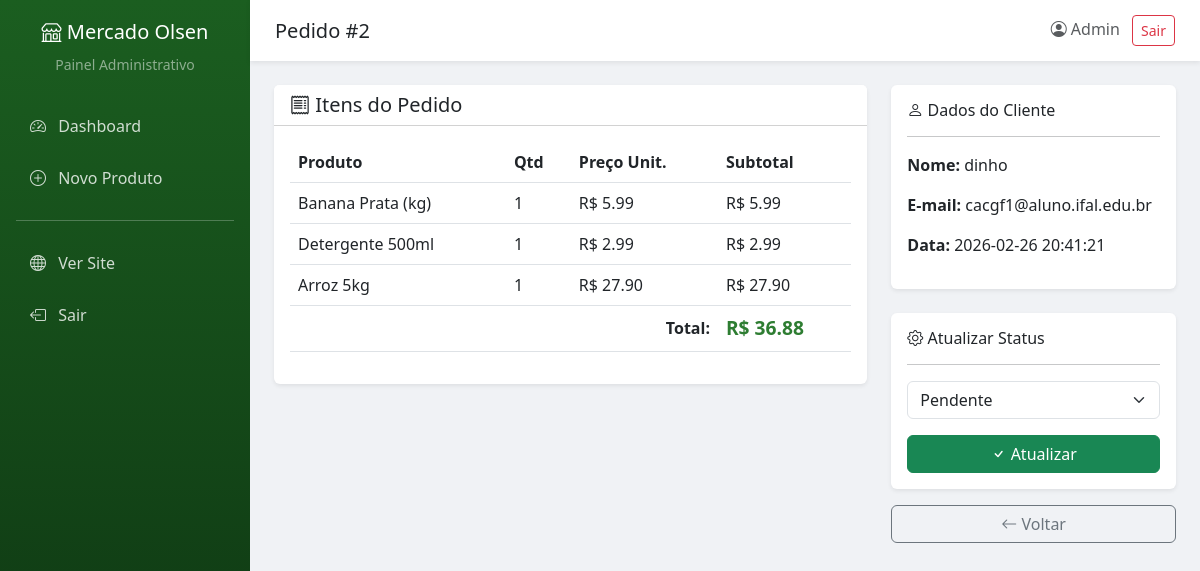
The app's page /admin/pedido/2 (signed in) with its own data.
### tables this page shows
CREATE TABLE pedidos (
            id INTEGER PRIMARY KEY AUTOINCREMENT,
            cliente_id INTEGER,
            total REAL NOT NULL,
            status TEXT NOT NULL DEFAULT 'pendente',
            criado_em TIMESTAMP DEFAULT CURRENT_TIMESTAMP,
            FOREIGN KEY (cliente_id) REFERENCES clientes(id)
        );

CREATE TABLE itens_pedido (
            id INTEGER PRIMARY KEY AUTOINCREMENT,
            pedido_id INTEGER NOT NULL,
            produto_id INTEGER NOT NULL,
            quantidade INTEGER NOT NULL,
            preco_unitario REAL NOT NULL,
            FOREIGN KEY (pedido_id) REFERENCES pedidos(id),
            FOREIGN KEY (produto_id) REFERENCES produtos(id)
        );

CREATE TABLE produtos (
            id INTEGER PRIMARY KEY AUTOINCREMENT,
            nome TEXT NOT NULL,
            descricao TEXT,
            preco REAL NOT NULL,
            estoque INTEGER NOT NULL DEFAULT 0,
            imagem_url TEXT,
            categoria_id INTEGER,
            ativo INTEGER NOT NULL DEFAULT 1,
            criado_em TIMESTAMP DEFAULT CURRENT_TIMESTAMP,
            FOREIGN KEY (categoria_id) REFERENCES categorias(id)
        );

CREATE TABLE clientes (
            id INTEGER PRIMARY KEY AUTOINCREMENT,
            nome TEXT NOT NULL,
            email TEXT NOT NULL UNIQUE,
            senha TEXT NOT NULL,
            telefone TEXT,
            endereco TEXT,
            criado_em TIMESTAMP DEFAULT CURRENT_TIMESTAMP
        );

### app.py (the view)
@app.route("/admin/pedido/<int:pedido_id>")
def admin_pedido_detalhe(pedido_id):
    if not session.get("admin"):
        return redirect(url_for("admin_login"))
    pedido, itens = obter_pedido_detalhes(pedido_id)
    return render_template("admin/pedido_detalhe.html", pedido=pedido, itens=itens)

### app.py (called while the page is built)
@app.context_processor
def carrinho_info():
    carrinho = session.get("carrinho", {})
    return {"carrinho_qtd": sum(carrinho.values()) if carrinho else 0}

### models.py (called while the page is built)
def get_db():
    conn = sqlite3.connect(DB_PATH)
    conn.row_factory = sqlite3.Row
    conn.execute("PRAGMA foreign_keys = ON")
    return conn

def obter_pedido_detalhes(pedido_id):
    conn = get_db()
    pedido = conn.execute("""
        SELECT p.*, c.nome as cliente_nome, c.email as cliente_email
        FROM pedidos p
        LEFT JOIN clientes c ON p.cliente_id = c.id
        WHERE p.id = ?
    """, (pedido_id,)).fetchone()
    itens = conn.execute("""
        SELECT ip.*, pr.nome as produto_nome
        FROM itens_pedido ip
        JOIN produtos pr ON ip.produto_id = pr.id
        WHERE ip.pedido_id = ?
    """, (pedido_id,)).fetchall()
    conn.close()
    return pedido, itens

### templates/admin/pedido_detalhe.html (shortened to what this page needs)
{% extends "admin/base_admin.html" %}
{% block page_title %}Pedido #{{ pedido.id }}{% endblock %}
{% block admin_content %}
<div class="row">
    <div class="col-lg-8">
        <div class="card border-0 shadow-sm mb-4">
            <div class="card-header bg-white">
                <h5 class="mb-0"><i class="bi bi-receipt"></i> Itens do Pedido</h5>
            </div>
            <div class="card-body">
                <table class="table align-middle">
                    <thead>
                        <tr>
                            <th>Produto</th>
                            <th>Qtd</th>
                            <th>Preço Unit.</th>
                            <th>Subtotal</th>
                        </tr>
                    </thead>
                    <tbody>
                        {% for item in itens %}
                        <tr>
                            <td>{{ item.produto_nome }}</td>
                            <td>{{ item.quantidade }}</td>
                            <td>R$ {{ "%.2f"|format(item.preco_unitario) }}</td>
                            <td>R$ {{ "%.2f"|format(item.preco_unitario * item.quantidade) }}</td>
                        </tr>
                        {% endfor %}
                    </tbody>
                    <tfoot>
                        <tr>
                            <td colspan="3" class="text-end"><strong>Total:</strong></td>
                            <td><strong style="color: #2e7d32; font-size: 1.2rem;">R$ {{ "%.2f"|format(pedido.total) }}</strong></td>
                        </tr>
                    </tfoot>
                </table>
            </div>
        </div>
    </div>
    <div class="col-lg-4">
        <div class="card border-0 shadow-sm mb-4">
            <div class="card-body">
                <h6><i class="bi bi-person"></i> Dados do Cliente</h6>
                <hr>
                <p><strong>Nome:</strong> {{ pedido.cliente_nome }}</p>
                <p><strong>E-mail:</strong> {{ pedido.cliente_email }}</p>
                <p><strong>Data:</strong> {{ pedido.criado_em }}</p>
            </div>
        </div>
        <div class="card border-0 shadow-sm">
            <div class="card-body">
                <h6><i class="bi bi-gear"></i> Atualizar Status</h6>
                <hr>
                <form action="{{ url_for('admin_atualizar_status', pedido_id=pedido.id) }}" method="POST">
                    <select name="status" class="form-select mb-3">
                        <option value="pendente" {{ 'selected' if pedido.status == 'pendente' }}>Pendente</option>
                    </select>
                    <button type="submit" class="btn btn-success w-100">
                        <i class="bi bi-check"></i> Atualizar
                    </button>
                </form>
            </div>
        </div>
        <a href="{{ url_for('admin_dashboard') }}" class="btn btn-outline-secondary mt-3 w-100">
            <i class="bi bi-arrow-left"></i> Voltar
        </a>
    </div>
</div>
{% endblock %}

### templates/admin/base_admin.html (shortened to what this page needs)
<!DOCTYPE html>
<html lang="pt-BR">
<head>
    <link href="https://cdn.jsdelivr.net/npm/bootstrap@5.3.0/dist/css/bootstrap.min.css" rel="stylesheet">
    <link href="https://cdn.jsdelivr.net/npm/bootstrap-icons@1.10.0/font/bootstrap-icons.css" rel="stylesheet">
</head>
<body>
    <div class="d-flex">
        <div class="sidebar d-none d-md-block" style="width: 250px; flex-shrink: 0;">
            <div class="text-center mb-4 px-3">
                <h5><i class="bi bi-shop"></i> Mercado Olsen</h5>
                <small class="text-white-50">Painel Administrativo</small>
            </div>
            <nav class="nav flex-column">
                <a class="nav-link" href="{{ url_for('admin_dashboard') }}">
                    <i class="bi bi-speedometer2 me-2"></i> Dashboard
                </a>
                <a class="nav-link" href="{{ url_for('admin_novo_produto') }}">
                    <i class="bi bi-plus-circle me-2"></i> Novo Produto
                </a>
                <hr class="mx-3 border-light">
                <a class="nav-link" href="{{ url_for('index') }}" target="_blank">
                    <i class="bi bi-globe me-2"></i> Ver Site
                </a>
                <a class="nav-link" href="{{ url_for('admin_logout') }}">
                    <i class="bi bi-box-arrow-left me-2"></i> Sair
                </a>
            </nav>
        </div>
        <div class="flex-grow-1">
            <div class="topbar d-flex justify-content-between align-items-center">
                <h5 class="mb-0">{% block page_title %}Dashboard{% endblock %}</h5>
                <div>
                    <span class="text-muted me-2"><i class="bi bi-person-circle"></i> Admin</span>
                    <a href="{{ url_for('admin_logout') }}" class="btn btn-outline-danger btn-sm">Sair</a>
                </div>
            </div>
            <div class="p-4">
                {% block admin_content %}{% endblock %}
            </div>
        </div>
    </div>
</body>
</html>

### templates/admin/base_admin.html (style rules this page uses)
:root { --cor-admin: #1b5e20; --cor-admin-light: #2e7d32; }
body { background-color: #f0f2f5; }
.sidebar { background: linear-gradient(180deg, var(--cor-admin), #0d3311); min-height: 100vh; padding-top: 20px; color: white; }
.sidebar .nav-link { color: rgba(255,255,255,0.8); padding: 12px 20px; border-radius: 8px; margin: 2px 10px; }
.topbar { background: white; box-shadow: 0 2px 5px rgba(0,0,0,0.08); padding: 15px 25px; }

### records on screen
pedidos: id "2", total "36.88", criado_em "2026-02-26 20:41:21"
itens_pedido: produto_nome "Banana Prata (kg)", quantidade "1", preco_unitario "5.99", item.preco_unitario*item.quantidade "5.99"
itens_pedido: produto_nome "Detergente 500ml", quantidade "1", preco_unitario "2.99", item.preco_unitario*item.quantidade "2.99"
itens_pedido: produto_nome "Arroz 5kg", quantidade "1", preco_unitario "27.90", item.preco_unitario*item.quantidade "27.90"
clientes: cliente_nome "dinho", cliente_email "cacgf1@aluno.ifal.edu.br"
